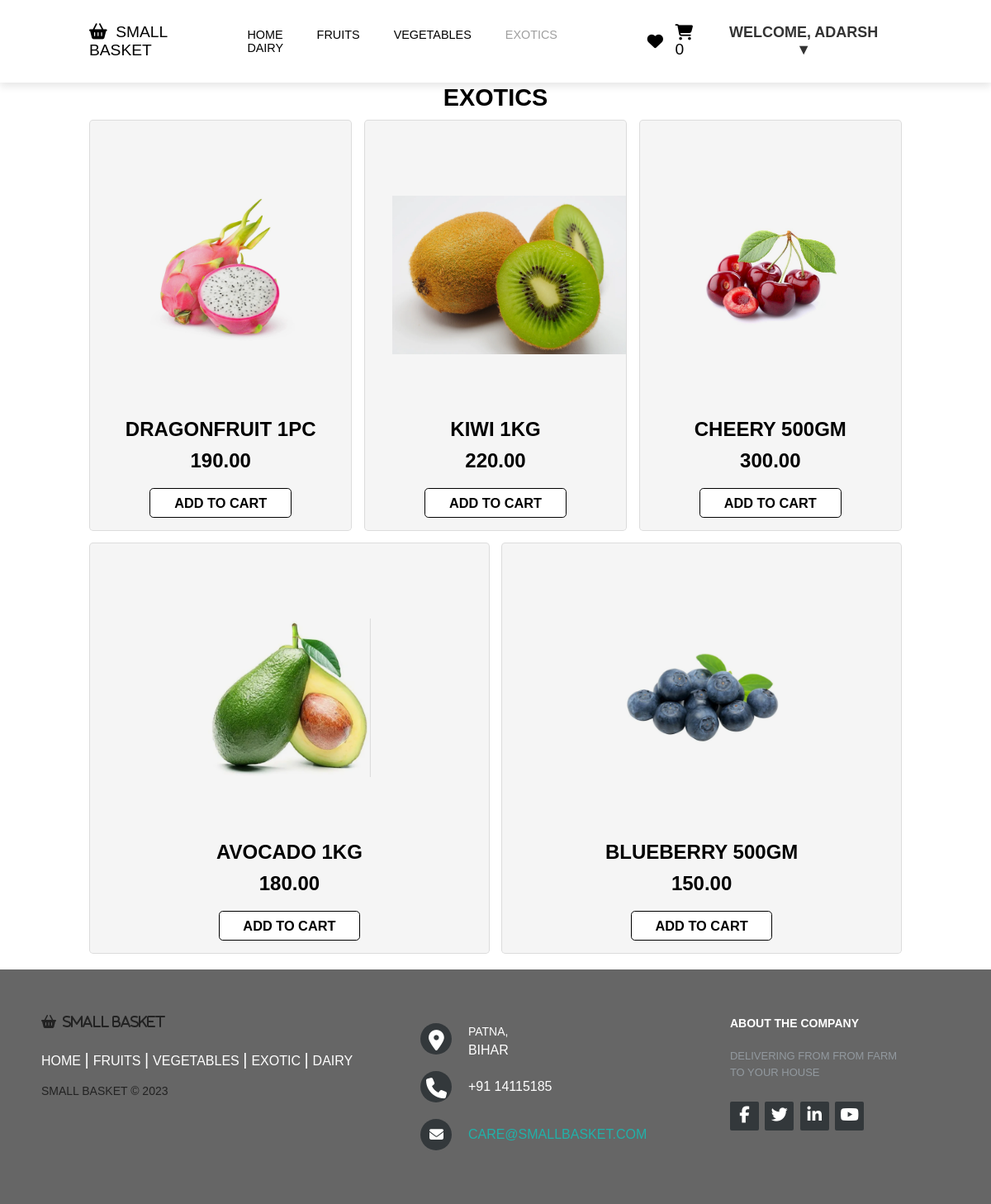
Page /exotics.php (signed in) on the committed database.
### tables this page shows
CREATE TABLE `products` (
  `id` int(11) NOT NULL,
  `name` varchar(255) NOT NULL,
  `description` text DEFAULT NULL,
  `price` decimal(10,2) NOT NULL,
  `image` varchar(255) DEFAULT NULL,
  `created_at` timestamp NOT NULL DEFAULT current_timestamp(),
  `updated_at` timestamp NOT NULL DEFAULT current_timestamp() ON UPDATE current_timestamp()
);

### exotics.php (the view, shortened to what this page needs)
<html>
<head>
    <link rel="stylesheet" href="css/style.css">
    <link rel="stylesheet" href="css/style2.css">
</head>
<body>
    <header>
        <a href="#" class="logo"><i class="fa-sharp fa-solid fa-basket-shopping"></i>&nbsp; SMALL BASKET</i></a>
        <nav class="navbar">
            <a href="index.php">Home</a>
            <a href="fruit.php">FRUITS</a>
            <a href="veggies.php">VEGETABLES</a>
            <a style="color: #9F9F9F " href="exotics.php">EXOTICS</a>
            <a href="dairy.php">DAIRY</a>
        </nav>
        <div class="icons">
            <a href="#"><i class="fa fa-heart"></i></a>
            <a href="#" class="cart-icon">
                <i class="fa fa-shopping-cart"></i>
                <span class="cart-count">0</span>
            </a>
            <?php
            if (isset($_SESSION['name'])) {
                echo '<div class="dropdown">
            <button class="dropbtn">Welcome, ' . $_SESSION['name'] . ' ▼</button>
            <div class="dropdown-content">
                <a href="account.php">My Account</a>
                <a href="orders.php">My Orders</a>
                <a href="logout.php">Logout </a>
            </div>
          </div>';
            } else {
                echo '<div class="login">
                <a href="login.html"><i class="fa fa-user"></i></a>
          </div>';
            }
            ?>
        </div>
    </header>
    <br><br><br>
    <section class="product" id="product">
        <h1 class="heading">EXOTICS <span></span></h1>
        <div class="box-container">
            <?php
            $servername = "localhost:3306";
            $username = "root";
            $password = "";
            $dbname = "farmbasket";
            $conn = new mysqli($servername, $username, $password, $dbname);
            $sql = "SELECT * FROM products WHERE description = 'exotic'";
            $result = $conn->query($sql);
            if ($result->num_rows > 0) {
                while ($row = $result->fetch_assoc()) {
                    echo '<div class="box">';
                    echo '<div class="content">';
                    echo '<img src="' . $row["image"] . '" alt="' . $row["name"] . '">';
                    echo '<h3>' . $row["name"] . '</h3>';
                    echo '<div class="price">' . $row["price"] . '</div>';
                    echo '<button class="btn" onclick="addToCart(this)">Add to Cart</button>';
                    echo '</div>';
                    echo '</div>';
                }
            } else {
                echo "No products found.";
            }
            ?>
        </div>
    </section>
    <footer class="footer-distributed">
        <div class="footer-left">
            <i class="fa-sharp fa-solid fa-basket-shopping">&nbsp; SMALL BASKET</i>
            <p class="footer-links">
                <a href="index.php" class="link-1">Home</a>
                <a href="fruit.php">Fruits</a>
                <a href="veggies.php">Vegetables</a>
                <a href="exotics.php">Exotic</a>
                <a href="dairy.php">Dairy</a>
            </p>
            <p class="footer-company-name">SMALL BASKET © 2023</p>
        </div>
        <div class="footer-center">
        <div>
                <i class="fa fa-map-marker"></i>
                <p><span>PATNA,</span> BIHAR</p>
            </div>
            <div>
                <i class="fa fa-phone"></i>
                <p>+91 14115185 </p>
            </div>
            <div>
                <i class="fa fa-envelope"></i>
                <p><a href="mailto:care@smallbasket.com">care@smallbasket.com</a></p>
            </div>
        </div>
        <div class="footer-right">
            <p class="footer-company-about">
                <span>About the company</span>
                Delivering from from Farm to your House
            </p>
            <div class="footer-icons">
                <a href="#"><i class="fa fa-facebook"></i></a>
                <a href="#"><i class="fa fa-twitter"></i></a>
                <a href="#"><i class="fa fa-linkedin"></i></a>
                <a href="#"><i class="fa fa-youtube"></i></a>
            </div>
        </div>
    </footer>
</body>
</html>

### css/style.css (style rules this page uses)
* { font-family:Arial, Helvetica, sans-serif; margin: 0; padding: 0; box-sizing: border-box; outline: none; border: none; text-decoration: none; text-transform: uppercase; transition: all .1s linear; }
html { font-size: 60%; scroll-padding-top: 6rem; scroll-behavior: smooth; }
header { position: fixed; top: 0; left: 0; right: 0; z-index: 1000; background: #fff; padding: 2rem 9%; display: flex; align-items: center; justify-content: space-between; box-shadow: 0 .5rem 1rem rgba(0, 0, 0, .1); }
header .logo { font-size: 2rem; color: #000; font-weight: 500; }
header .navbar a { font-size: 1.5rem; color: #000; margin: 0 2rem; }
header .icons a { font-size: 2rem; color: #000; margin-left: 1.5rem; }
section { margin-top: 5vh; padding: 2rem 9%; }
.btn { display: inline-block; margin-top: 1rem; border-radius: .5rem; border: .2rem solid #000; font-weight: bolder; font-size: 1.7rem; color: #000; cursor: pointer; background: #fff; padding: .8rem 3rem; }
.heading { text-align: center; font-size: 3rem; padding: 10px; font-weight: bolder; text-transform: uppercase; }
.product .box-container { display: flex; flex-wrap: wrap; gap: 1.5rem; }
.product .box-container .box { border: .1rem solid rgba(0, 0, 0, .1); border-radius: .5rem; text-align: center; position: relative; overflow: hidden; background: #f5f5f5; flex: 1 1 30rem; }
.product .box-container .content { padding: 1.5rem; }
.product .box-container .box img { height: 20rem; transform: rotate(0deg); margin: 8rem 2rem; mix-blend-mode: multiply; }
.product .box-container .box .content h3 { color: #000; font-size: 2.5rem; }
.product .box-container .box .content .price { color: #000; font-size: 2.5rem; font-weight: bolder; padding: 1rem 0; }
.footer-distributed { background: #666; box-shadow: 0 1px 1px 0 rgba(0, 0, 0, 0.12); box-sizing: border-box; width: 100%; text-align: left; font: bold 16px sans-serif; padding: 55px 50px; color: #222; }
.footer-distributed .footer-left, .footer-distributed .footer-center, .footer-distributed .footer-right { display: inline-block; vertical-align: top; }
.footer-distributed .footer-left { width: 40%; }
.footer-distributed .footer-links { color: #ffffff; margin: 20px 0 12px; padding: 0; }
.footer-distributed .footer-links a { display:inline-block; line-height: 1.8; font-weight:400; text-decoration: none; color: inherit; }
.footer-distributed .footer-company-name { color: #222; font-size: 14px; font-weight: normal; margin: 0; }
.footer-distributed .footer-center { width: 35%; }
.footer-distributed .footer-center i { background-color: #33383b; color: #ffffff; font-size: 25px; width: 38px; height: 38px; border-radius: 50%; text-align: center; line-height: 42px; margin: 10px 15px; vertical-align: middle; }
.footer-distributed .footer-center i.fa-envelope { font-size: 17px; line-height: 38px; }
.footer-distributed .footer-center p { display: inline-block; color: #ffffff; font-weight:400; vertical-align: middle; margin:0; }
.footer-distributed .footer-center p span { display:block; font-weight: normal; font-size:14px; line-height:2; }
.footer-distributed .footer-center p a { color: lightseagreen; text-decoration: none;; }
.footer-distributed .footer-links a:before { content: "|"; font-weight:300; font-size: 20px; left: 0; color: #fff; display: inline-block; padding-right: 5px; }
.footer-distributed .footer-links .link-1:before { content: none; }
.footer-distributed .footer-right { width: 20%; }
.footer-distributed .footer-company-about { line-height: 20px; color: #92999f; font-size: 13px; font-weight: normal; margin: 0; }
.footer-distributed .footer-company-about span { display: block; color: #ffffff; font-size: 14px; font-weight: bold; margin-bottom: 20px; }
.footer-distributed .footer-icons { margin-top: 25px; }
.footer-distributed .footer-icons a { display: inline-block; width: 35px; height: 35px; cursor: pointer; background-color: #33383b; border-radius: 2px; font-size: 20px; color: #ffffff; text-align: center; padding-top: 6px !important; margin-right: 3px; margin-bottom: 5px; }
.icons { display: flex; align-items: center; }
.dropdown { position: relative; display: inline-block; }
.dropdown { position: relative; }
.dropbtn { display: inline-block; background-color: #fff; color: #333; padding: 10px 20px; border-radius: 5px; text-decoration: none; font-weight: bold; font-size: 18px; transition: background-color 0.3s ease; }

### rows in the picture
products: image (picture), name "DRAGONFRUIT 1PC", price "190.00"
products: image (picture), name "KIWI 1KG", price "220.00"
products: image (picture), name "CHEERY 500GM", price "300.00"
products: image (picture), name "AVOCADO 1KG", price "180.00"
products: image (picture), name "BLUEBERRY 500GM", price "150.00"

### other values in the picture
$_SESSION['name'] "ADARSH"
